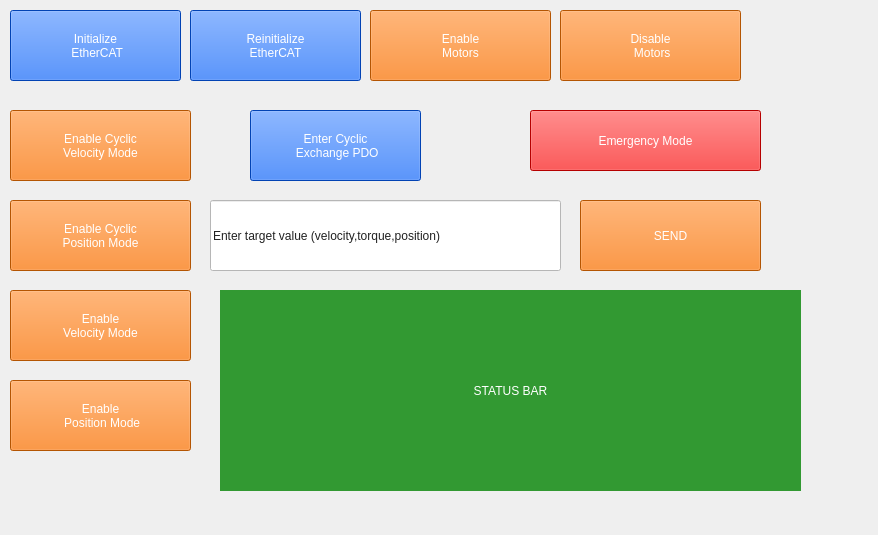
<?xml version="1.0" encoding="UTF-8"?>
<ui version="4.0">
 <class>ControlUi</class>
 <widget class="QWidget" name="ControlUi">
  <property name="geometry">
   <rect>
    <x>0</x>
    <y>0</y>
    <width>878</width>
    <height>535</height>
   </rect>
  </property>
  <property name="windowTitle">
   <string>Form</string>
  </property>
  <widget class="QPushButton" name="pushButton">
   <property name="geometry">
    <rect>
     <x>10</x>
     <y>10</y>
     <width>171</width>
     <height>71</height>
    </rect>
   </property>
   <property name="styleSheet">
    <string notr="true">color: rgb(255, 255, 255);
background-color: rgb(3, 94, 252);
font: bold 75 15pt &quot;Noto Sans&quot;;</string>
   </property>
   <property name="text">
    <string>Initialize 
 EtherCAT</string>
   </property>
  </widget>
  <widget class="QPushButton" name="pushButton_2">
   <property name="geometry">
    <rect>
     <x>190</x>
     <y>10</y>
     <width>171</width>
     <height>71</height>
    </rect>
   </property>
   <property name="styleSheet">
    <string notr="true">color: rgb(255, 255, 255);
background-color: rgb(3, 94, 252);
font: bold 75 15pt &quot;Noto Sans&quot;;</string>
   </property>
   <property name="text">
    <string>Reinitialize 
EtherCAT</string>
   </property>
  </widget>
  <widget class="QPushButton" name="pushButton_3">
   <property name="geometry">
    <rect>
     <x>370</x>
     <y>10</y>
     <width>181</width>
     <height>71</height>
    </rect>
   </property>
   <property name="styleSheet">
    <string notr="true">color: rgb(255, 255, 255);
background-color: rgb(252, 119, 3);
font: bold 75 15pt &quot;Noto Sans&quot;;</string>
   </property>
   <property name="text">
    <string>Enable 
Motors</string>
   </property>
  </widget>
  <widget class="QPushButton" name="pushButton_4">
   <property name="geometry">
    <rect>
     <x>560</x>
     <y>10</y>
     <width>181</width>
     <height>71</height>
    </rect>
   </property>
   <property name="styleSheet">
    <string notr="true">color: rgb(255, 255, 255);
background-color: rgb(252, 119, 3);
font: bold 75 15pt &quot;Noto Sans&quot;;</string>
   </property>
   <property name="text">
    <string>Disable
 Motors</string>
   </property>
  </widget>
  <widget class="QPushButton" name="pushButton_5">
   <property name="geometry">
    <rect>
     <x>10</x>
     <y>110</y>
     <width>181</width>
     <height>71</height>
    </rect>
   </property>
   <property name="styleSheet">
    <string notr="true">color: rgb(255, 255, 255);
background-color: rgb(252, 119, 3);
font: bold 75 15pt &quot;Noto Sans&quot;;</string>
   </property>
   <property name="text">
    <string>Enable Cyclic
Velocity Mode</string>
   </property>
  </widget>
  <widget class="QPushButton" name="pushButton_6">
   <property name="geometry">
    <rect>
     <x>530</x>
     <y>110</y>
     <width>231</width>
     <height>61</height>
    </rect>
   </property>
   <property name="styleSheet">
    <string notr="true">color: rgb(255, 255, 255);
background-color: rgb(255, 0,0);
font: bold 75 15pt &quot;Noto Sans&quot;;</string>
   </property>
   <property name="text">
    <string>Emergency Mode</string>
   </property>
  </widget>
  <widget class="QPushButton" name="pushButton_12">
   <property name="geometry">
    <rect>
     <x>10</x>
     <y>200</y>
     <width>181</width>
     <height>71</height>
    </rect>
   </property>
   <property name="styleSheet">
    <string notr="true">color: rgb(255, 255, 255);
background-color: rgb(252, 119, 3);
font: bold 75 15pt &quot;Noto Sans&quot;;</string>
   </property>
   <property name="text">
    <string>Enable Cyclic
Position Mode</string>
   </property>
  </widget>
  <widget class="QPushButton" name="pushButton_13">
   <property name="geometry">
    <rect>
     <x>10</x>
     <y>290</y>
     <width>181</width>
     <height>71</height>
    </rect>
   </property>
   <property name="styleSheet">
    <string notr="true">color: rgb(255, 255, 255);
background-color: rgb(252, 119, 3);
font: bold 75 15pt &quot;Noto Sans&quot;;</string>
   </property>
   <property name="text">
    <string>Enable 
Velocity Mode</string>
   </property>
  </widget>
  <widget class="QPushButton" name="pushButton_14">
   <property name="geometry">
    <rect>
     <x>10</x>
     <y>380</y>
     <width>181</width>
     <height>71</height>
    </rect>
   </property>
   <property name="styleSheet">
    <string notr="true">color: rgb(255, 255, 255);
background-color: rgb(252, 119, 3);
font: bold 75 15pt &quot;Noto Sans&quot;;</string>
   </property>
   <property name="text">
    <string>Enable 
 Position Mode</string>
   </property>
  </widget>
  <widget class="QLineEdit" name="lineEdit">
   <property name="geometry">
    <rect>
     <x>210</x>
     <y>200</y>
     <width>351</width>
     <height>71</height>
    </rect>
   </property>
   <property name="styleSheet">
    <string notr="true">color: rgb(33, 33, 33);
background-color: rgb(255, 255, 255);
font: bold 75 12pt &quot;Noto Sans&quot;;</string>
   </property>
   <property name="text">
    <string>Enter target value (velocity,torque,position)</string>
   </property>
  </widget>
  <widget class="QPushButton" name="pushButton_7">
   <property name="geometry">
    <rect>
     <x>250</x>
     <y>110</y>
     <width>171</width>
     <height>71</height>
    </rect>
   </property>
   <property name="styleSheet">
    <string notr="true">color: rgb(255, 255, 255);
background-color: rgb(3, 94, 252);
font: bold 75 15pt &quot;Noto Sans&quot;;</string>
   </property>
   <property name="text">
    <string>Enter Cyclic 
 Exchange PDO</string>
   </property>
  </widget>
  <widget class="QPushButton" name="pushButton_8">
   <property name="geometry">
    <rect>
     <x>580</x>
     <y>200</y>
     <width>181</width>
     <height>71</height>
    </rect>
   </property>
   <property name="styleSheet">
    <string notr="true">color: rgb(255, 255, 255);
background-color: rgb(252, 119, 3);
font: bold 75 15pt &quot;Noto Sans&quot;;</string>
   </property>
   <property name="text">
    <string>SEND</string>
   </property>
  </widget>
  <widget class="QLabel" name="label">
   <property name="geometry">
    <rect>
     <x>220</x>
     <y>290</y>
     <width>581</width>
     <height>201</height>
    </rect>
   </property>
   <property name="styleSheet">
    <string notr="true">color: rgb(255, 255, 255);
background-color: rgb(50, 153, 50);
font: bold 75 15pt &quot;Noto Sans&quot;;</string>
   </property>
   <property name="text">
    <string>STATUS BAR</string>
   </property>
   <property name="alignment">
    <set>Qt::AlignCenter</set>
   </property>
  </widget>
 </widget>
 <resources/>
 <connections/>
</ui>
